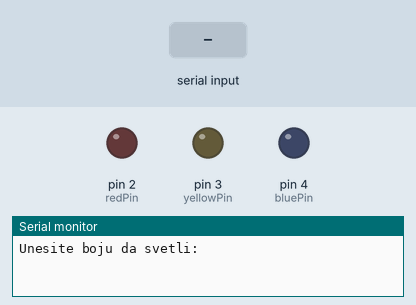
Recording of a sketch running on a simulated Arduino Uno, built with avr-gcc and run on an emulated ATmega328P. Parts: output pins drawn as LEDs (lit = HIGH), the last lines printed to the serial monitor. The inputs (shaded band) are chosen by the test bench.

Above: at 1.2 s.
1.3 s: "crvena" received over Serial
At 1.9 s:
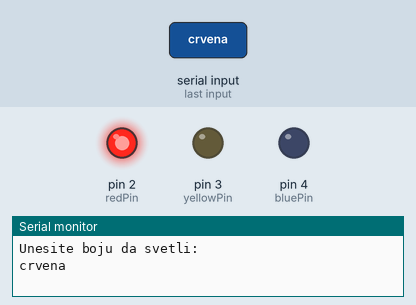
2.8 s: "zuta" received over Serial
At 4.0 s:
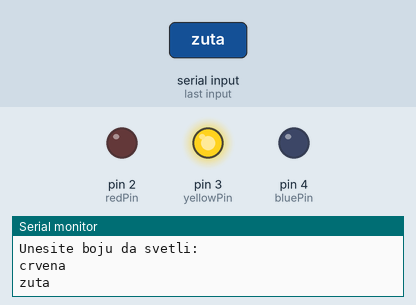
4.3 s: "plava" received over Serial
At 5.3 s:
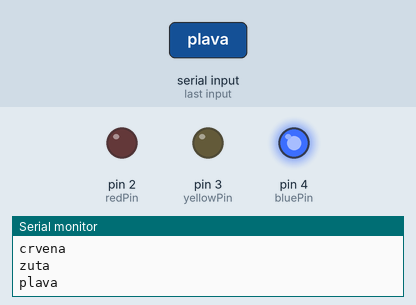
Timing chart, 0 to 7.3 s (numbered marks = the images above; inputs shaded):
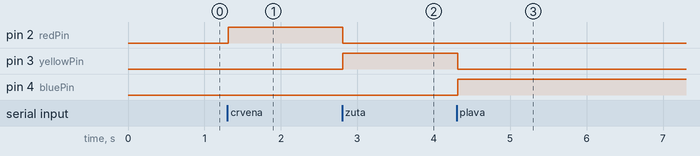

The sketch:

upravljanje_svjetlima.ino
```cpp
#define bluePin  4 //the green led pin attact to
#define yellowPin  3 //the yellow led pin attact to
#define redPin  2 //the red led pin attach to
String comdata = "";
int lastLength = 0;

void setup()
{
  pinMode(bluePin,OUTPUT);  //initialize the greenPin as output
  pinMode(yellowPin, OUTPUT);  //initialize the yellowPin as output
  pinMode(redPin, OUTPUT);  //initialize the redPin as output
  Serial.begin(9600);  // start serial port at 9600 bps:
  Serial.print("Unesite boju da svetli:");  //print message on serial monitor
  Serial.println();
}

void loop()
{
  //read string from serial monitor
  if(Serial.available()>0)  // if we get a valid byte, read analog ins:
  {
    comdata = "";
    while (Serial.available() > 0)
    {
      comdata += char(Serial.read());
      delay(2);
    }
    Serial.println(comdata);
  }
    if(comdata == "crvena")
    {
      digitalWrite(redPin, HIGH);//turn the red led on
      digitalWrite(bluePin, LOW);//turn the green led off
      digitalWrite(yellowPin, LOW);//turn the yellow led off
    }
    else if(comdata == "zuta")
    {
      digitalWrite(redPin, LOW);//turn the red led off
      digitalWrite(bluePin, LOW);//turn the green led off
      digitalWrite(yellowPin, HIGH);//turn the yellow led on
    }
    else if(comdata == "plava")
    {
      digitalWrite(redPin, LOW);//turn the red led off
      digitalWrite(bluePin, HIGH);//turn the green led on
      digitalWrite(yellowPin, LOW);//turn the yellow led off
    }
    else
    {
      digitalWrite(redPin, LOW);//turn the red led off
      digitalWrite(bluePin, LOW);//turn the green led off
      digitalWrite(yellowPin, LOW);//turn the yellow led off
    }
}
```

Measured:
- after the input at 1.3 s, pin 2 (redPin): LOW → HIGH at once
- after the input at 2.8 s, pin 2 (redPin): HIGH → LOW at once; pin 3 (yellowPin): LOW → HIGH at once
- after the input at 4.3 s, pin 3 (yellowPin): HIGH → LOW at once; pin 4 (bluePin): LOW → HIGH at once
